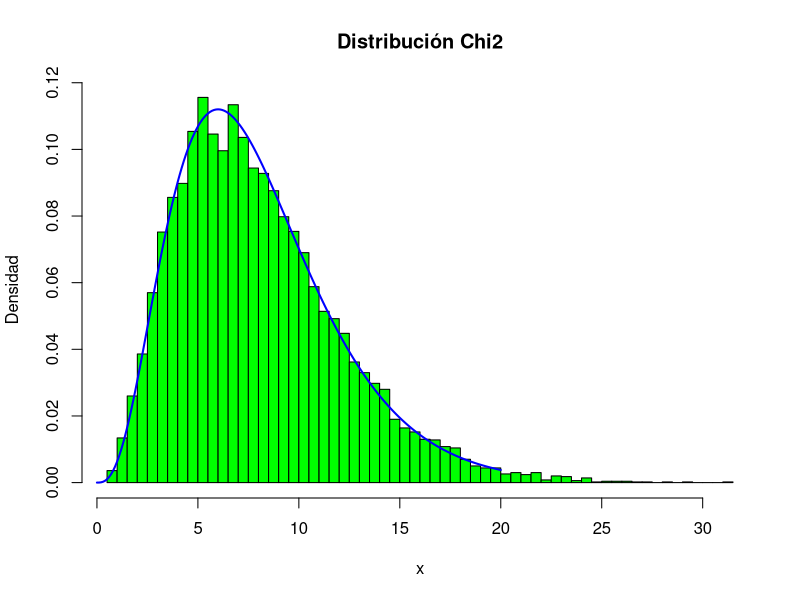
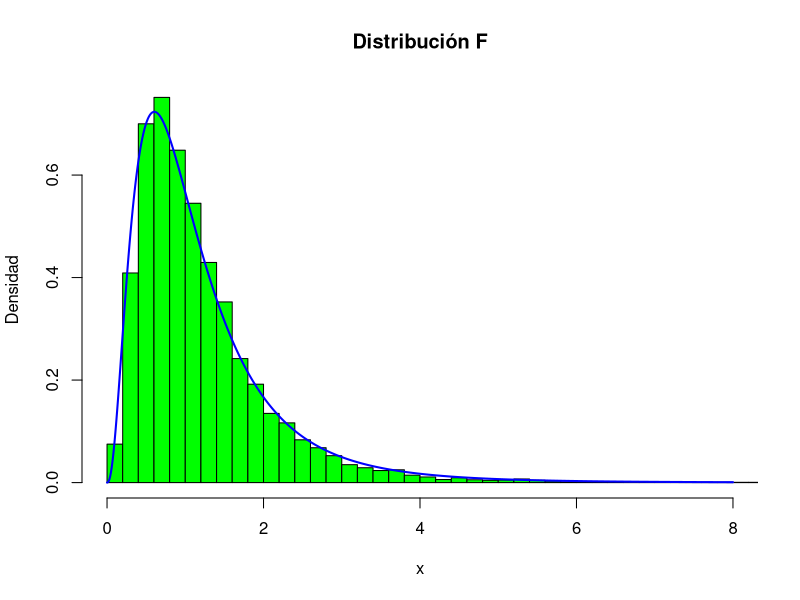

Here is the R script that generated these plots, in order:
## ---- chunk 1
knitr::opts_chunk$set(echo = TRUE)
## ---- chunk 2
chiDist<-function(num){
    x<-rnorm(num,0,1)
    v<-sum(x*x)
    return(v)
}

xx<-seq(0,20,0.1)
s<-replicate(10000,chiDist(8))
hist(s,breaks=50,freq=FALSE,col="green",xlab="x",ylab="Densidad",main="Distribución Chi2")
lines(xx,dchisq(xx,8),col="blue",lwd=2)


#Distribución F
xx<-seq(0,8,0.01)
s<-replicate(10000,(chiDist(8)/8)/(chiDist(12)/12))
hist(s,breaks=50,freq=FALSE,col="green",xlim=c(0,8),xlab="x",ylab="Densidad",main="Distribución F")
lines(xx,df(xx,7,11),col="blue",lwd=2)
